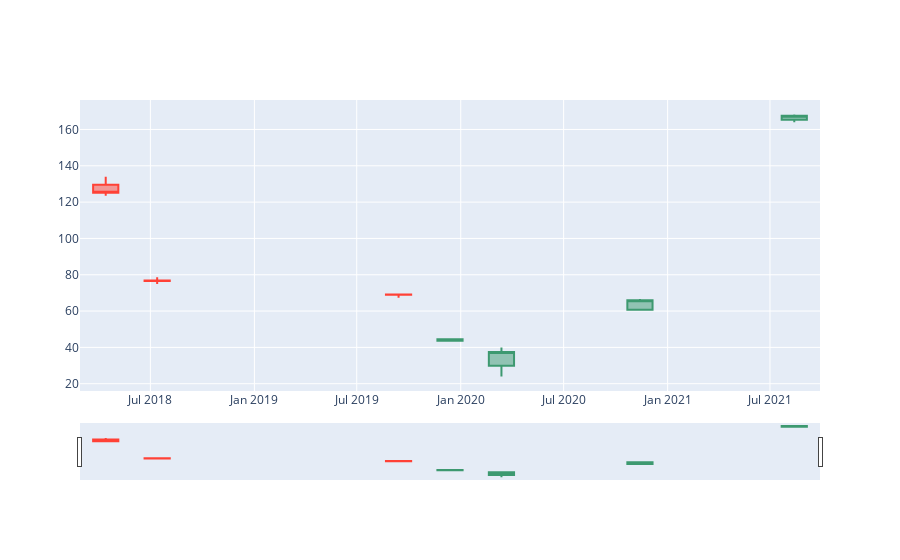

Write notebook code for a chart like this one.
### Code cell
import plotly.graph_objects as go
from myenv.models.candlestick import Candlestick
from myenv.models.merchandise_rate import MerchandiseRate
import pandas as pd
import numpy as np
import matplotlib.pyplot as plt
%matplotlib inline


merchandise_rate = MerchandiseRate()
merchandise_rate_id = merchandise_rate.find_by_slug('LTCUSDT')
candlestick = Candlestick(merchandise_rate_id)


data_prices = candlestick.to_df()

data_prices.describe()

data_prices['day_name'] = data_prices[['open']].apply(
    lambda x: x.name.strftime("%A"), axis=1)
data_prices['day'] = data_prices[['open']].apply(
    lambda x: x.name.day, axis=1)

total = data_prices.iloc[:, 0].count()
first_date = data_prices.iloc[0].name.date()
last_date = data_prices.iloc[-1].name.date()


friday13th_data_prices = data_prices.loc[(
    data_prices.day_name == 'Friday') & (data_prices.day == 13)]
print(friday13th_data_prices.index.tolist())


fig = go.Figure(data=[go.Candlestick(x=friday13th_data_prices.index.tolist(),
                                     open=friday13th_data_prices['open'].tolist(), high=friday13th_data_prices['high'].tolist(),
                                     low=friday13th_data_prices['low'].tolist(), close=friday13th_data_prices['close'].tolist())])

fig.show()

### Figure 1 — Plotly figure (JSON) as saved in the notebook; plotly's stock layout.template omitted (floating-point values rounded to 4 significant figures)
{"data": [{"close": [125.1, 76.53, 68.93, 44.44, 37.52, 65.96, 167.5], "high": [134.0, 78.6, 69.58, 44.55, 39.92, 66.66, 168.2], "low": [123.5, 74.96, 67.36, 43.43, 24, 60.14, 164], "open": [129.6, 76.82, 69.18, 43.65, 29.83, 60.72, 165.4], "type": "candlestick", "x": ["2018-04-13T00:00:00", "2018-07-13T00:00:00", "2019-09-13T00:00:00", "2019-12-13T00:00:00", "2020-03-13T00:00:00", "2020-11-13T00:00:00", "2021-08-13T00:00:00"]}], "layout": {}}
